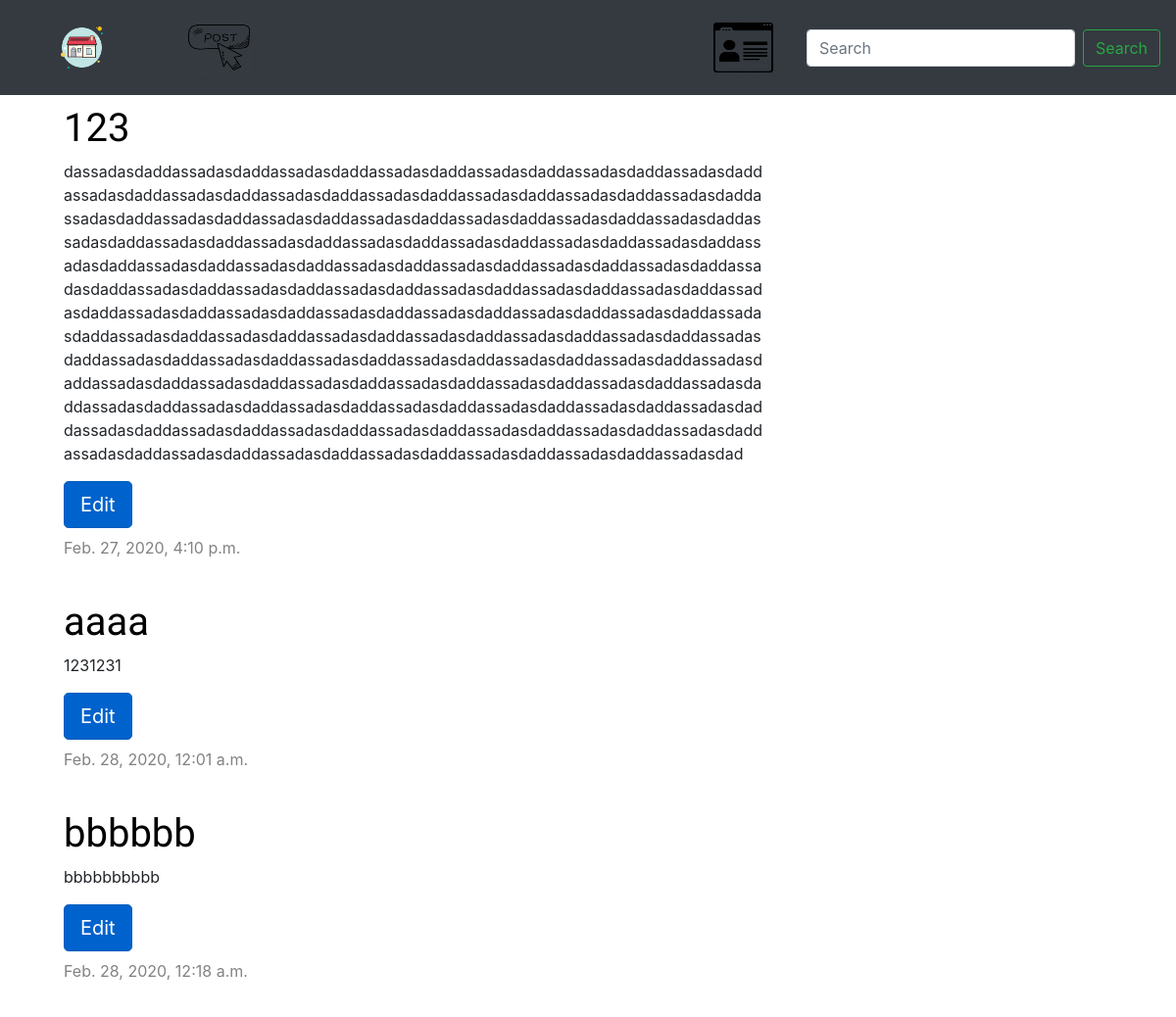
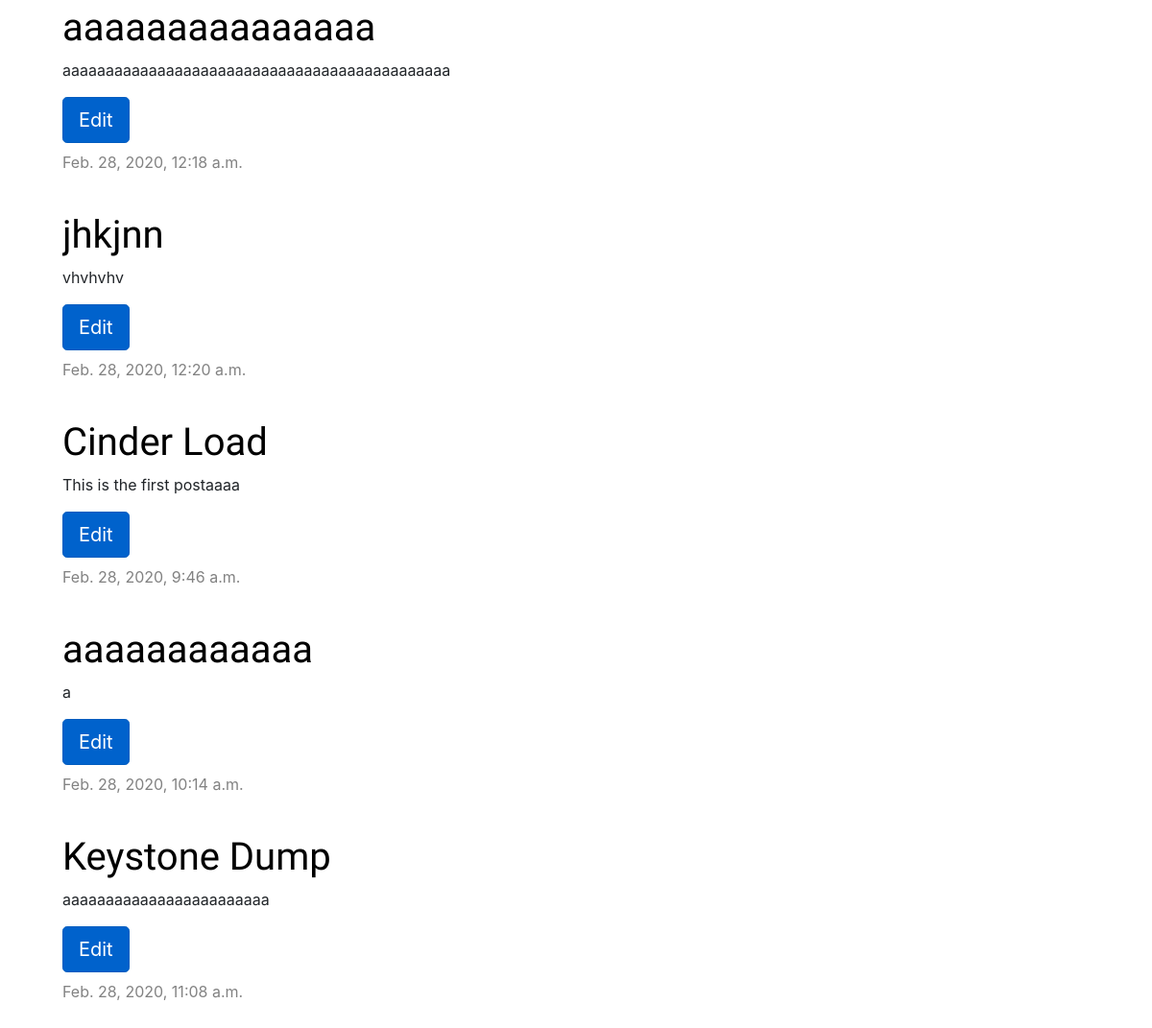
The app's page / (signed in) with its own data (2 pictures, top to bottom).
### blog/models.py (models this page shows, shortened)
class Post(models.Model):
    author = models.ForeignKey('auth.User', on_delete=models.CASCADE)
    title = models.CharField(max_length=200)
    text = models.TextField()
    created_date = models.DateTimeField(default=timezone.now)
    published_date = models.DateTimeField(blank=True, null=True)

### blog/views.py (the view)
# urls.py: path('', views.post_list, name='post_list'),
def post_list(request):
    posts = Post.objects.filter(published_date__lte=timezone.now()).order_by('published_date')
    return render(request, 'blog/post_list.html', {'posts': posts})

### templates/blog/post_list.html
{% extends 'blog/base.html' %}
{% block content %}
    {% for post in posts %}
        <div class="post">
            <h1><a href="{% url 'post_detail' pk=post.pk %}">{{ post.title }}</a></h1>
            <p>{{ post.text|linebreaksbr }}</p>
            {% if user.is_authenticated %}
            <a href="{% url 'post_edit' pk=post.pk %}" class="btn btn-primary btn-lg active mb-2" role="button" aria-pressed="true">Edit</a>
            {% endif %}
            {% if post.published_date %}
                <div class="date">
                    {{ post.published_date }}
                </div>
            {% endif %}
        </div>
{% endfor %}
{% endblock %}

### blog/static/css/blog.css (style rules this page uses)
h1, h2, h3, h4 { font-family: 'Lobster', cursive; }
.date { float: bottom; margin: auto; color: #828282; }
.post { margin-top: 10px; margin-left: 10px; margin-bottom: 40px; word-wrap: break-word; overflow:hidden; text-overflow: ellipsis; }
.post h1 a, .post h1 a:visited { color: #000000; }

### records on screen
Post: title "123", text "dassadasdaddassadasdaddassadasdaddassadasdaddassadasdaddassadasdaddassadasdaddassadasdaddassadasdaddassadasdaddassadasdaddassadasdaddassadasdaddassadasdaddassadasdaddassadasdaddassadasdaddassadasdaddassadasdaddassadasdaddassadasdaddassadasdaddassadasdaddassadasdaddassadasdaddassadasdaddassadasdaddassadasdaddassadasdaddassadasdaddassadasdaddassadasdaddassadasdaddassadasdaddassadasdaddassadasdaddassadasdaddassadasdaddassadasdaddassadasdaddassadasdaddassadasdaddassadasdaddassadasdaddassadasdaddassadasdaddassadasdaddassadasdaddassadasdaddassadasdaddassadasdaddassadasdaddassadasdaddassadasdaddassadasdaddassadasdaddassadasdaddassadasdaddassadasdaddassadasdaddassadasdaddassadasdaddassadasdaddassada…", published_date "Feb. 27, 2020, 4:10 p.m."
Post: title "aaaa", text "1231231", published_date "Feb. 28, 2020, 12:01 a.m."
Post: title "bbbbbb", text "bbbbbbbbbb", published_date "Feb. 28, 2020, 12:18 a.m."
Post: title "aaaaaaaaaaaaaaa", text "aaaaaaaaaaaaaaaaaaaaaaaaaaaaaaaaaaaaaaaaaaaaa", published_date "Feb. 28, 2020, 12:18 a.m."
Post: title "jhkjnn", text "vhvhvhv", published_date "Feb. 28, 2020, 12:20 a.m."
Post: title "Cinder Load", text "This is the first postaaaa", published_date "Feb. 28, 2020, 9:46 a.m."
Post: title "aaaaaaaaaaaa", text "a", published_date "Feb. 28, 2020, 10:14 a.m."
Post: title "Keystone Dump", text "aaaaaaaaaaaaaaaaaaaaaaaa", published_date "Feb. 28, 2020, 11:08 a.m."
